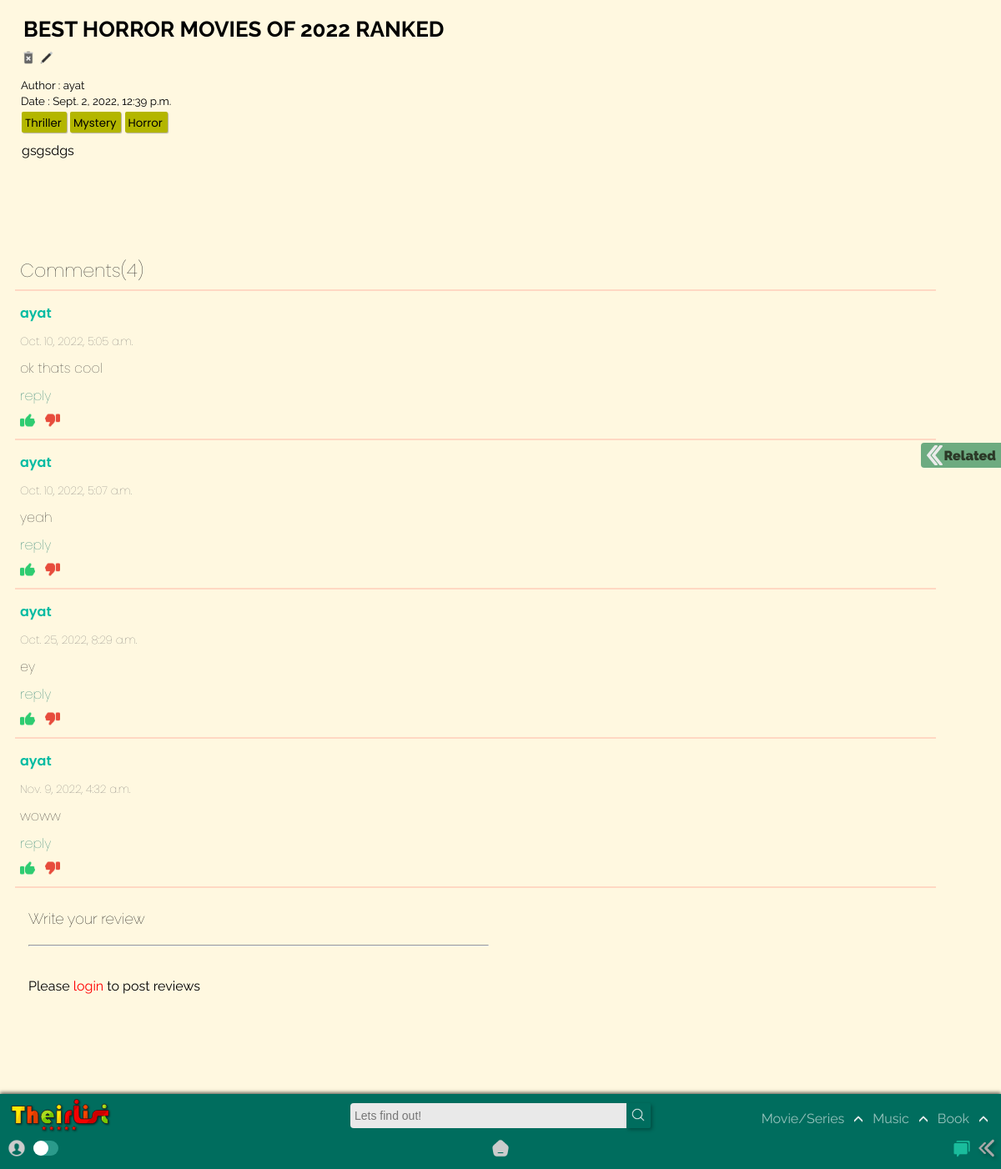
Screenshot of /home/list/best-horror-movies-of-2022-ranked2022-09-02-1239348583160000/ with the database file from the repository.
### app/models.py (models this page shows, shortened)
class List(models.Model):
    title = models.CharField(max_length=120)
    genre = models.ManyToManyField('Genre')
    creator = models.ForeignKey(User,on_delete=models.SET_NULL,blank=True, null=True)
    posted = models.DateTimeField(auto_now_add=True)
    content = RichTextField(null=True,default=' ')
    type = models.CharField(max_length=10,default="Movie")
    spoiler_choices = [(False, 'No'),(True, 'Yes')]
    spoiler = models.BooleanField(default=False,null=True, choices = spoiler_choices)
    slug = models.SlugField(max_length= 300,null=True, blank = True, unique=True)

class Genre(models.Model):
    name = models.CharField(max_length=150)
    def __str__(self):
        return self.name

class Review(models.Model):
    user = models.ForeignKey(User, models.CASCADE)
    List = models.ForeignKey(List, models.CASCADE)
    comment = models.TextField(max_length=250)
    type = models.TextField(max_length=10,default="movie")
    created_at = models.DateTimeField(auto_now_add=True)

### app/views.py (the view)
# urls.py: path('list/<slug:slug>/', TheirDetailView.as_view(),name='list_detail'),
class TheirDetailView(DetailView):
    model = List
    def get_context_data(self, **kwargs):
        context = super().get_context_data(**kwargs)
        modell = Review.objects.all()
        starr = Starr.objects.all()
        context["starr"] = starr
        context["modam"] = modell
        return context

### templates/app/list_detail.html (shortened to what this page needs)
{% extends "index.html" %}
{% load static %}
{% block content %}
<section class="list_detail" id="list-det-id">
    <h3>{{list.title}}</h3>
    <div class="detail-up-del">
        {% if user.id == list.creator.id %}
        <a href="{% url 'app:delete_movie' list.slug %}"><img src ="{% static 'app/images/delete.png' %}"></a>
        <a href="{% url 'app:update_list' list.slug %}"><img src ="{% static 'app/images/edit.png' %}"></a>
        {% else %}
        <img src ="{% static 'app/images/delete-dis.png' %}">
        <img src ="{% static 'app/images/edit-dis.png' %}">
        {% endif %}
      </div>
    <small>Author : {{list.creator.username}}</small><br>
    <small>Date : {{list.posted}}</small><br>
    <div class="genre_wrap">
        {% for tag in list.genre.all %}
        <div class="Genre">
            <a href="{% url 'app:film' query=tag %}">
                <small>{{ tag }}</small>
            </a>
        </div>
        {% empty %}
        No tags!
    {% endfor %}
    </div>
    <div class="blog_post_body">
        {{list.content|safe}}
    </div>
    <div class="commentss" id="comments-id">
            {% include "app/list_comment.html" %}
        </div>
        <div class = "postcommentscarrier">
            <div><h1>Write your review</h1></div>
            {% if user.is_authenticated %}
                <br>
                {% include 'app/create_comment.html' %}
                <br>
                {% include 'app/create_starr.html' %}
            {% else %}
            <div class="comment-kor-cont">
                <br>
                <hr>
                <br><br>
                <div class="login-to-comment">Please <a style="color : red;" href="{% url 'login' %}">login</a> to post reviews</div>
            </div>
            {% endif %}
        </div>
    <div class="gap">
    </div>
</section>
<div class="slider-cont">
<div class="slide-arrow" id="related-arrow-btn">
    <img src="{% static 'app/images/open-related.png' %}">
    <h4>Related</h4>
</div>
</div>
{% endblock content %}

### templates/app/list_comment.html (shortened to what this page needs)
{% load static %}
  {% with total=object.review_set.all.count %}
  <div class="commentscarrier">
    <div class="comment-contentsas comment-head">
    <p>Comments({{ total }})</p>
    </div>
    <hr />
      {% for i in modam %} {% if i.List.id == list.id %}
      <div class="comment-contentsas">
        <p class="commentor-name">
          {{i.user.username}}
        </p>
      </div>
      <div class="comment-contentsas">
        <p><small>{{i.created_at}}</small></p>
      </div>
      <div class="comment-contentsas"><p>{{i.comment}}</p></div>
      <div class="comment-contentsas"><p class="reply-com">reply</p></div>
      <div class="comment-contentsas">
        <p>
          <span class="like"><img src="{% static 'app/images/like.png' %}" /></span
          ><span class="dislike"
            ><img src="{% static 'app/images/dislike.png' %}"
          /></span>
        </p>
      </div>
      <hr />
      {% endif%} {% endfor %}
  {% endwith %}
</div>

### static/app/css/desk.css (style rules this page uses)
:root { --rd: #D10000; --white: rgb(233, 233, 233); --rd2: #9DAAF2; --dark: #1d1d1d; --teal: rgb(0, 109, 94); }
* { -webkit-tap-highlight-color: transparent; margin: 0; padding: 0; box-sizing: border-box; }
body { -webkit-tap-highlight-color: transparent; background-color: #fff5d1ab; text-decoration: none; height: 100vh; display: flex; flex-direction: column; font-family: 'Raleway', sans-serif; }
.list_detail { padding-top: 0px!important; position: absolute; width: 100%; bottom: 0; top: 0; }
.detail-up-del img { height: 18px!important; }
.list_detail { animation: 250ms ease-in-out 0s 1 slideIn; padding-top: 80px; color: black; position: absolute; width: 100%; bottom: 0; top: 0; }
.list_detail h3 { font-size: 26px; padding: 0px 28px; padding-top: 20px; font-weight: bold; }
.list_detail small { padding: 10px 25px; }
.genre_wrap { margin-left: 26px; }
.Genre small { padding: 0 0; margin-right: 2px; }
.blog_post_body { padding-top: 12px; padding-bottom: 100px; padding-left: 26px; padding-right: 26px; }
.commentss { font-family: 'Poppins'; display: flex; flex-direction: column; width: 100%; max-width: 100%; height: auto; color: rgb(26, 26, 26); font-weight: lighter; }
.commentscarrier { height: max-content; width: 92vw; margin: 10px; display: flex; flex-direction: column; margin-left: 12px; }
.postcommentscarrier { display: flex; flex-direction: column; flex-wrap: wrap; position: relative; height: max-content; margin: 10px; width: 48%; padding-left: 2vw; }
.commentscarrier hr { width: 100%; border: 1px solid #ff000021; margin: 6px; }
.comment-contentsas { position: relative; }
.comment-contentsas p { margin-left: 12px; margin-top: 8px; }
.gap { width: 100%; height: 200px; }
.postcommentscarrier h1 { margin-bottom: 2px; font-weight: lighter; font-size: 18px; }
.comment-head { font-size: 22px; }
.comment-contentsas small { color:rgb(99, 99, 99); padding: 0 0; }
.comment-contentsas .like img, .comment-contentsas .dislike img { height: 18px; cursor: pointer; margin-right: 12px; }
.comment-contentsas .reply-com { color:rgb(0, 109, 94); cursor: pointer; }
.comment-contentsas .commentor-name { color:rgb(0, 187, 162); font-weight: 600; }

### static/app/css/content_css.css (style rules this page uses)
section { position: relative; z-index: 0; }
.Genre { margin: 0px 0px; margin-top: 4px; padding: 0px 4px; border-radius: 2px; background-color: rgb(179, 182, 0); color: rgb(0, 0, 0); width: max-content; cursor: pointer; display: inline-block; box-shadow: 1px 1px 1px #0000004b; font-family: 'Poppins', sans-serif; transition: all 350ms ease-in-out; }

### templates/app/list_detail.html (style rules this page uses)
.detail-up-del { padding: 10px 25px; }
.detail-up-del img { height: 14px; }

### rows the page displays
List: title "BEST HORROR MOVIES OF 2022 RANKED", creator.username "ayat", posted "Sept. 2, 2022, 12:39 p.m.", content "gsgsdgs"
Genre: name "Thriller"
Genre: name "Mystery"
Genre: name "Horror"
Review: user.username "ayat", created_at "Oct. 10, 2022, 5:05 a.m.", comment "ok thats cool"
Review: user.username "ayat", created_at "Oct. 10, 2022, 5:07 a.m.", comment "yeah"
Review: user.username "ayat", created_at "Oct. 25, 2022, 8:29 a.m.", comment "ey"
Review: user.username "ayat", created_at "Nov. 9, 2022, 4:32 a.m.", comment "woww"

### other values shown
{{ total }} "4"
